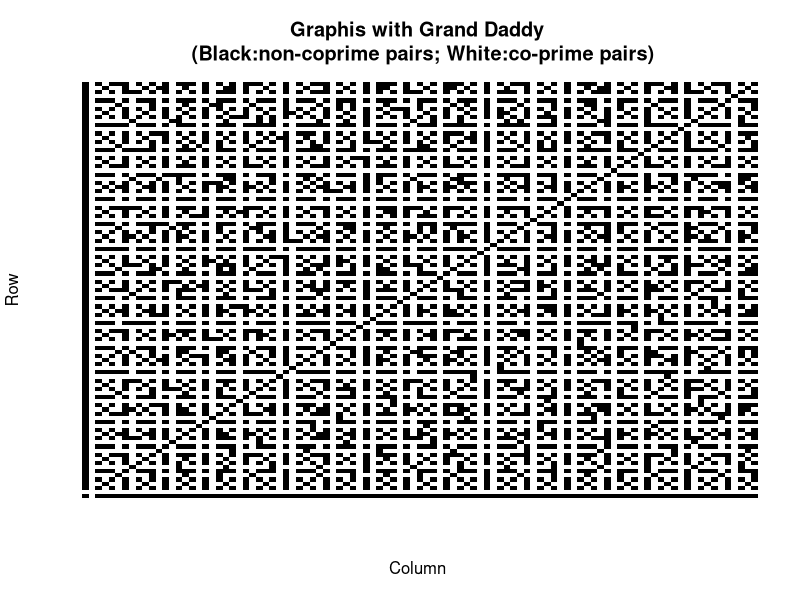
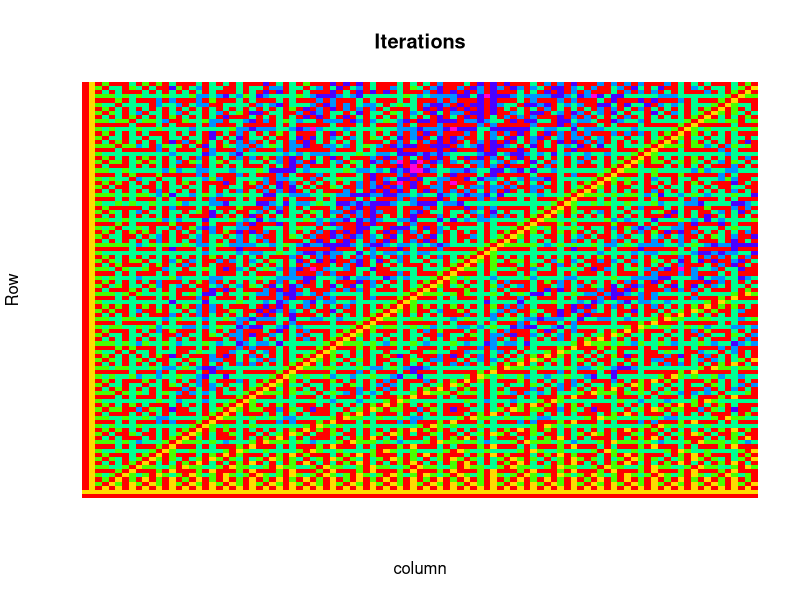
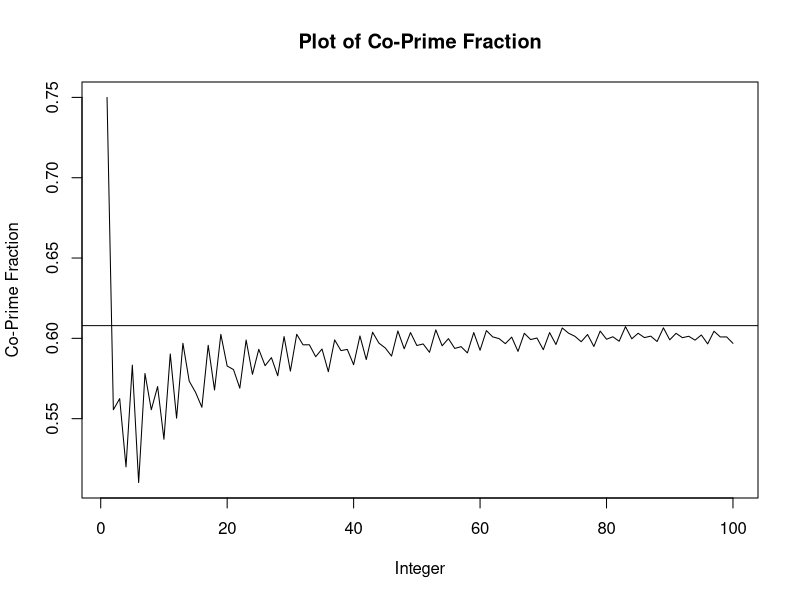

The R script that drew these images, in order:
#Author : Amit Nandi
#Dated : 30th Oct, 2015

gcd <- function(a,b) #Function of GCD of any two numbers
{
	counter <- 1       #Initialization of number of iteration
	while(b!=0)     
	{
		t <- b
		b <- a%%b
		a <- t
		counter <- counter+1 #Counting number of iteration
	}
	return(c(a,counter)) 
}

coprime_mat <- function(n) #Co-Prime matrix formation function
{
	m <- matrix(0,n+1,n+1) #Initialization of matrix
	for(k in 1:(n+1))
	{
		for(l in 1:(n+1))
		{
			m[k,l] <- gcd(k-1,l-1)[1] #Formation of matrix of GCD of numbers using loop 
		}
	}
	coprime_pairs <- ifelse(m>1,0,m)#Replaced non co-prime matrix with zero.
	return(coprime_pairs)
}

iterations<-function(n) #Iteration function to calculate number of iteration
{
	iteration <- matrix(0,n+1,n+1)
	for(k in 1:(n+1))
	{
		for(l in 1:(n+1))
		{
			if(gcd(k-1,l-1)[1]==1)
			{
				iteration[k,l] <- gcd(k-1,l-1)[2] 
			}
		}
	}
	return(iteration)
}


coprime_frac <- function(n) #Function for Co-Prime fraction
{
	f<-c()
	for(i in 1:n)
	{
		f[i]<-sum(coprime_mat(i))/(i+1)^2 
	}
	return(f)
}



#Analysis part by taking 100 numbers
pdf("Graphics with Grand Daddy.pdf")
n <- 100 
par(mfrow=c(1,1))
image(z=coprime_mat(n),col=gray((0:32)/32),axes=F,main="Graphis with Grand Daddy \n (Black:non-coprime pairs; White:co-prime pairs)",xlab="Column ",ylab="Row")
image(z=iterations(n),col=rainbow(7),axes=F, main="Iterations",xlab="column",ylab="Row")
plot(1:n,coprime_frac(n),type='l',xlab="Integer",ylab="Co-Prime Fraction",main="Plot of Co-Prime Fraction")
abline(h=6/pi^2)
dev.off()
